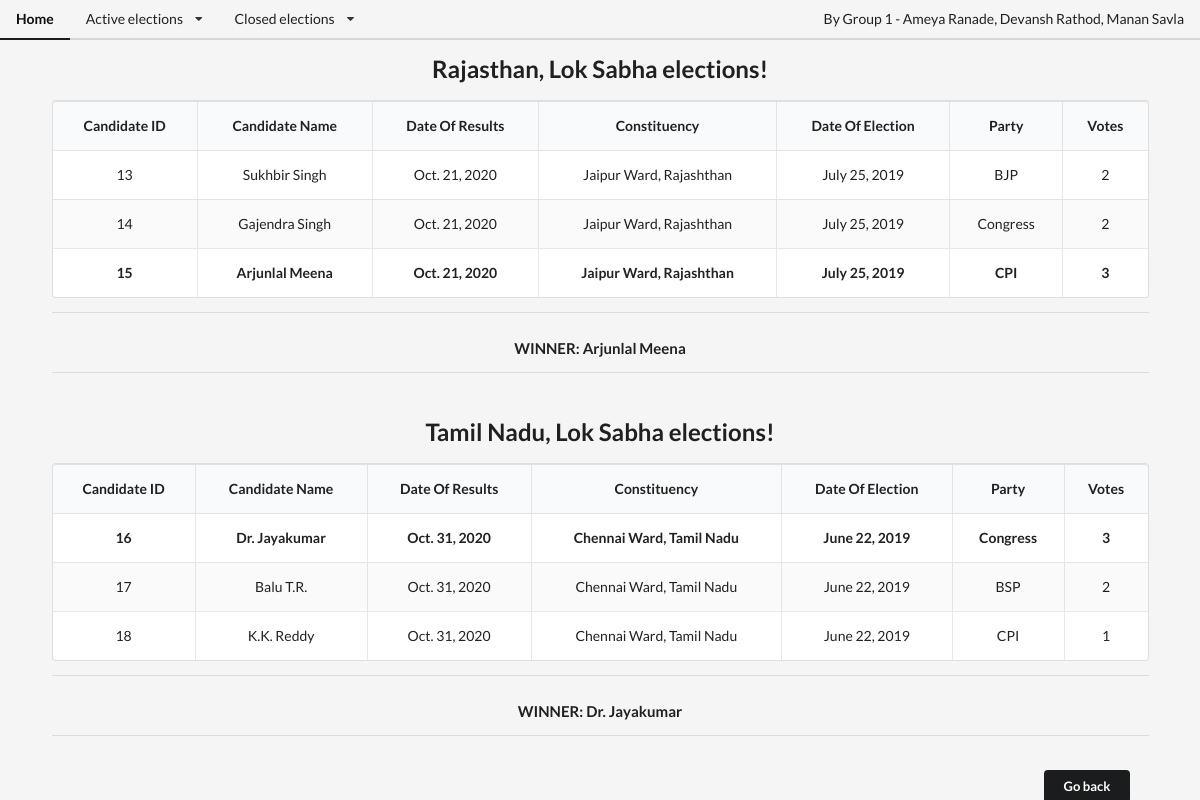
Page /results/loksabha on the committed database.
### Election/models.py (models this page shows, shortened)
class Election_Result(models.Model):
    date_of_result = models.DateField()
    vote_count = models.IntegerField()
    c_id = models.ForeignKey(Candidate, on_delete = models.CASCADE)
    e_id = models.ForeignKey(Election, on_delete = models.CASCADE)

class Candidate(models.Model):
    c_id = models.IntegerField(primary_key = True)
    name = models.CharField(max_length = 20, blank=True)
    age = models.IntegerField()
    sex = models.CharField(max_length = 1)
    m_status = models.CharField(max_length = 1)
    consti_id = models.ForeignKey(Constituency, on_delete = models.CASCADE)
    e_id = models.ForeignKey(Election, on_delete = models.CASCADE)
    p_id = models.ForeignKey(Party, on_delete = models.CASCADE)

class Constituency(models.Model):
    consti_id = models.IntegerField(primary_key = True)
    ward = models.CharField(max_length = 20, blank=True)
    state = models.CharField(max_length = 20, blank=True)

class Election(models.Model):
    e_id = models.IntegerField(primary_key = True)
    state = models.CharField(max_length = 20, blank=True)
    date_of_elections = models.DateField()
    purpose = models.CharField(max_length = 25, blank=True)

class Party(models.Model):
    p_id = models.IntegerField(primary_key = True)
    party_name = models.CharField(max_length = 20, blank=True)
    symbol = models.CharField(max_length = 20, blank=True)

### Election/views.py (the view)
# urls.py: path('results/loksabha', ResultLSView.as_view(), name = 'results_ls_view'),
class ResultLSView(ListView):
	model = Election_Result
	template_name = 'ls_results.html'
	def get_context_data(self, *args, **kwargs):
		results = Election_Result.objects.all()
		context = super(ResultLSView, self).get_context_data(*args, **kwargs)
		context["results"] = results
		return context

### Election/templates/ls_results.html
{% extends 'base.html' %}
{% block content %}
    <div class="ui container text-center">
        <h2 style="margin-top: 10px;"> Rajasthan, Lok Sabha elections! </h2>
    </div>
    <div style="margin-top: 15px;" class="ui container text-center">
        <table class="ui celled padded striped table text-center" style="width: 100%; padding: 0%;">
            <thead>
                <th> Candidate ID </th>
                <th> Candidate Name </th>
                <th> Date Of Results </th>
                <th> Constituency </th>
                <th> Date Of Election </th>
                <th> Party </th>
                <th> Votes </th>
            </thead>
            {% for result in results %}
                {% if result.e_id.e_id == 5 %}
                    <tr>
                        {% if result.vote_count > 2 %}
                            <td> <strong> {{ result.c_id.c_id }} </strong></td>
                            <td> <strong> {{ result.c_id.name }} </strong></td>
                            <td> <strong> {{ result.date_of_result }} </strong></td>
                            <td> <strong> {{ result.c_id.consti_id.ward }}, {{ result.c_id.consti_id.state }}</strong> </td>
                            <td> <strong> {{ result.e_id.date_of_elections }} </strong> </td>
                            <td> <strong> {{ result.c_id.p_id.party_name }}</strong> </td>
                            <td> <strong> {{ result.vote_count }} </strong> </td>
                        {% else %}
                            <td> {{ result.c_id.c_id }} </td>
                            <td> {{ result.c_id.name }} </td>
                            <td> {{ result.date_of_result }} </td>
                            <td> {{ result.c_id.consti_id.ward }}, {{ result.c_id.consti_id.state }} </td>
                            <td> {{ result.e_id.date_of_elections }} </td>
                            <td> {{ result.c_id.p_id.party_name }} </td>
                            <td> {{ result.vote_count }} </td>
                        {% endif %}
                    </tr>
                {% endif %}
            {% endfor %}
        </table>
        <hr>
        {% for result in results %}
            {% if result.e_id.e_id == 5 and result.vote_count > 2 %}
                <h4> WINNER: {{ result.c_id.name }} </h4>
            {% endif %}
        {% endfor %}
        <hr>
    </div>
    <br>
    <div class="ui container text-center">
        <h2 style="margin-top: 10px;"> Tamil Nadu, Lok Sabha elections! </h2>
    </div>
    <div style="margin-top: 15px;" class="ui container text-center">
        <table class="ui celled padded striped table text-center" style="width: 100%; padding: 0%;">
            <thead>
                <th> Candidate ID </th>
                <th> Candidate Name </th>
                <th> Date Of Results </th>
                <th> Constituency </th>
                <th> Date Of Election </th>
                <th> Party </th>
                <th> Votes </th>
            </thead>
            {% for result in results %}
                {% if result.e_id.e_id == 6 %}
                    <tr>
                        {% if result.vote_count > 2 %}
                            <td> <strong> {{ result.c_id.c_id }} </strong></td>
                            <td> <strong> {{ result.c_id.name }} </strong></td>
                            <td> <strong> {{ result.date_of_result }} </strong></td>
                            <td> <strong> {{ result.c_id.consti_id.ward }}, {{ result.c_id.consti_id.state }}</strong> </td>
                            <td> <strong> {{ result.e_id.date_of_elections }} </strong> </td>
                            <td> <strong> {{ result.c_id.p_id.party_name }}</strong> </td>
                            <td> <strong> {{ result.vote_count }} </strong> </td>
                        {% else %}
                            <td> {{ result.c_id.c_id }} </td>
                            <td> {{ result.c_id.name }} </td>
                            <td> {{ result.date_of_result }} </td>
                            <td> {{ result.c_id.consti_id.ward }}, {{ result.c_id.consti_id.state }} </td>
                            <td> {{ result.e_id.date_of_elections }} </td>
                            <td> {{ result.c_id.p_id.party_name }} </td>
                            <td> {{ result.vote_count }} </td>
                        {% endif %}
                    </tr>
                {% endif %}
            {% endfor %}
        </table>
        <hr>
        {% for result in results %}
            {% if result.e_id.e_id == 6 and result.vote_count > 2 %}
                <h4> WINNER: {{ result.c_id.name }} </h4>
            {% endif %}
        {% endfor %}
        <hr>
    </div>
    <br>
    <button class="ui small secondary button" style="margin-left: 87%;"><a href="/" style="color: white;"> Go back </a></button>
{% endblock %}

### Election/templates/base.html (shortened to what this page needs)
<!doctype html>
<html lang="en">
  <head>
    <link rel="stylesheet" href="https://stackpath.bootstrapcdn.com/bootstrap/4.5.2/css/bootstrap.min.css">
    <link rel="stylesheet" href="https://stackpath.bootstrapcdn.com/font-awesome/4.7.0/css/font-awesome.min.css">
    <link rel="stylesheet" type="text/css" href="https://cdnjs.cloudflare.com/ajax/libs/semantic-ui/2.4.1/semantic.min.css">
  </head>
  <body>
    <div class="ui secondary pointing menu">
      <a href="/" class="active item"> Home </a>
      <div class="ui simple dropdown icon item">Active elections
        <i class="dropdown icon"></i>
      </div>
      <div class="ui simple dropdown icon item">Closed elections
        <i class="dropdown icon"></i>
      </div>
      <div class="right menu">
        <a class="ui item"> By Group 1 - Ameya Ranade, Devansh Rathod, Manan Savla</a>
      </div>
    </div>
    {% block content %}
    {% endblock %}
  </body>
</html>

### Election/templates/base.html (style rules this page uses)
body { background-color: whitesmoke; }

### rows in the picture
Election_Result: c_id.c_id "13", c_id.name "Sukhbir Singh", date_of_result "Oct. 21, 2020", c_id.consti_id.ward "Jaipur Ward", c_id.consti_id.state "Rajashthan", e_id.date_of_elections "July 25, 2019", c_id.p_id.party_name "BJP", vote_count "2"
Election_Result: c_id.c_id "14", c_id.name "Gajendra Singh", date_of_result "Oct. 21, 2020", c_id.consti_id.ward "Jaipur Ward", c_id.consti_id.state "Rajashthan", e_id.date_of_elections "July 25, 2019", c_id.p_id.party_name "Congress", vote_count "2"
Election_Result: c_id.c_id "15", c_id.name "Arjunlal Meena", date_of_result "Oct. 21, 2020", c_id.consti_id.ward "Jaipur Ward", c_id.consti_id.state "Rajashthan", e_id.date_of_elections "July 25, 2019", c_id.p_id.party_name "CPI", vote_count "3"
Election_Result: c_id.c_id "16", c_id.name "Dr. Jayakumar", date_of_result "Oct. 31, 2020", c_id.consti_id.ward "Chennai Ward", c_id.consti_id.state "Tamil Nadu", e_id.date_of_elections "June 22, 2019", c_id.p_id.party_name "Congress", vote_count "3"
Election_Result: c_id.c_id "17", c_id.name "Balu T.R.", date_of_result "Oct. 31, 2020", c_id.consti_id.ward "Chennai Ward", c_id.consti_id.state "Tamil Nadu", e_id.date_of_elections "June 22, 2019", c_id.p_id.party_name "BSP", vote_count "2"
Election_Result: c_id.c_id "18", c_id.name "K.K. Reddy", date_of_result "Oct. 31, 2020", c_id.consti_id.ward "Chennai Ward", c_id.consti_id.state "Tamil Nadu", e_id.date_of_elections "June 22, 2019", c_id.p_id.party_name "CPI", vote_count "1"
